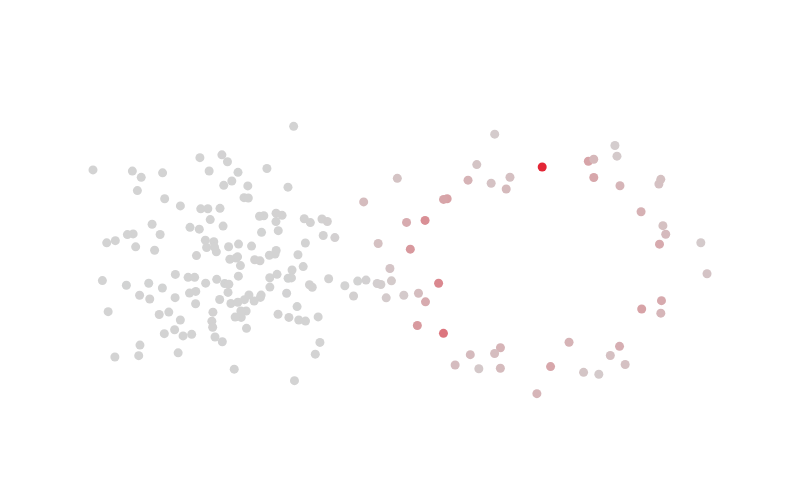
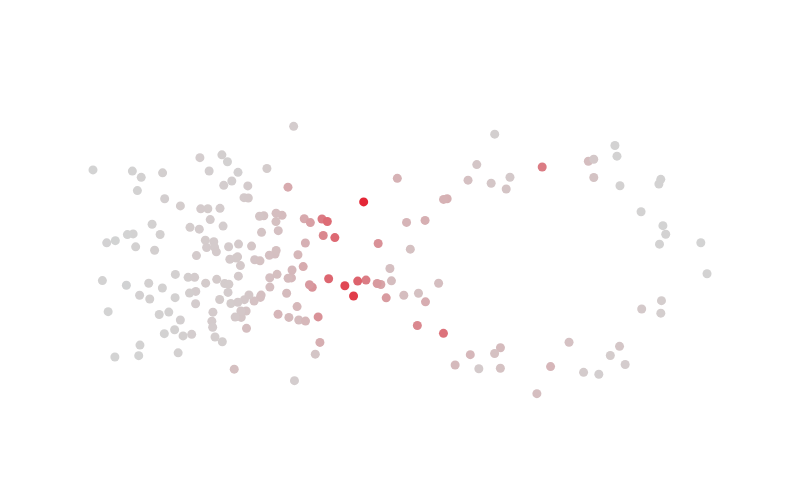
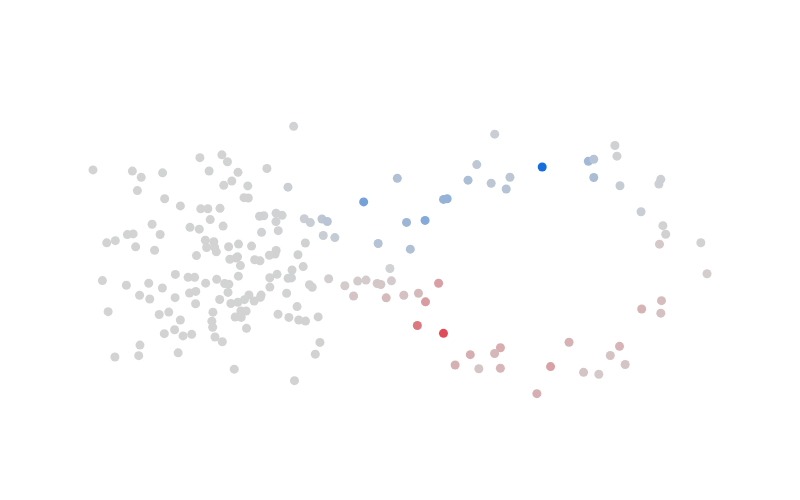

Notebook cell for these charts, in order:
### Markdown cell above
Let's plot some metrics, by (literal) contraction with the metric tensor. 
This will show use the supports of the forms, and where they align.

We are working in the eigenfunction basis for functions, so need to multiply by u.T to get back into the pointwise basis.

### Code cell
metric_a1a1 = contract('ijk,i,j', DG_data.g1(), a1, a1)
print('Metric g(a_1,a_1):')
plot_scatter(DG_data.data, DG_data.u().T @ metric_a1a1).show()

metric_a2a2 = contract('ijk,i,j', DG_data.g1(), a2, a2)
print('Metric g(a_2,a_2):')
plot_scatter(DG_data.data, DG_data.u().T @ metric_a2a2).show()

metric_a1a2 = contract('ijk,i,j', DG_data.g1(), a1, a2)
print('Metric g(a_1,a_2):')
plot_scatter(DG_data.data, DG_data.u().T @ metric_a1a2).show()

### Figure 1 — Plotly figure (JSON) as saved in the notebook; plotly's stock layout.template omitted (floating-point values rounded to 4 significant figures; data arrays with more than 128 entries replaced by an {"elided": "..."} marker saying what was removed)
{"data": [{"marker": {"cmax": 0.6272, "cmid": 0, "cmin": -0.6272, "color": {"elided": "200 float values"}, "colorscale": [[0, "#166dde"], [0.5, "lightgray"], [1, "#e32636"]], "size": 9}, "mode": "markers", "type": "scatter", "x": {"elided": "200 float values"}, "y": {"elided": "200 float values"}}], "layout": {"height": 500, "paper_bgcolor": "rgba(0,0,0,0)", "plot_bgcolor": "rgba(0,0,0,0)", "showlegend": false, "width": 800, "xaxis": {"range": [-1.191, 1.275], "visible": false}, "yaxis": {"range": [-0.5632, 0.5667], "scaleanchor": "x", "scaleratio": 1, "visible": false}}}

### Figure 2 — Plotly figure (JSON) as saved in the notebook; plotly's stock layout.template omitted (floating-point values rounded to 4 significant figures; data arrays with more than 128 entries replaced by an {"elided": "..."} marker saying what was removed)
{"data": [{"marker": {"cmax": 0.5768, "cmid": 0, "cmin": -0.5768, "color": {"elided": "200 float values"}, "colorscale": [[0, "#166dde"], [0.5, "lightgray"], [1, "#e32636"]], "size": 9}, "mode": "markers", "type": "scatter", "x": {"elided": "200 float values"}, "y": {"elided": "200 float values"}}], "layout": {"height": 500, "paper_bgcolor": "rgba(0,0,0,0)", "plot_bgcolor": "rgba(0,0,0,0)", "showlegend": false, "width": 800, "xaxis": {"range": [-1.191, 1.275], "visible": false}, "yaxis": {"range": [-0.5632, 0.5667], "scaleanchor": "x", "scaleratio": 1, "visible": false}}}

### Figure 3 — Plotly figure (JSON) as saved in the notebook; plotly's stock layout.template omitted (floating-point values rounded to 4 significant figures; data arrays with more than 128 entries replaced by an {"elided": "..."} marker saying what was removed)
{"data": [{"marker": {"cmax": 0.4253, "cmid": 0, "cmin": -0.4253, "color": {"elided": "200 float values"}, "colorscale": [[0, "#166dde"], [0.5, "lightgray"], [1, "#e32636"]], "size": 9}, "mode": "markers", "type": "scatter", "x": {"elided": "200 float values"}, "y": {"elided": "200 float values"}}], "layout": {"height": 500, "paper_bgcolor": "rgba(0,0,0,0)", "plot_bgcolor": "rgba(0,0,0,0)", "showlegend": false, "width": 800, "xaxis": {"range": [-1.191, 1.275], "visible": false}, "yaxis": {"range": [-0.5632, 0.5667], "scaleanchor": "x", "scaleratio": 1, "visible": false}}}
